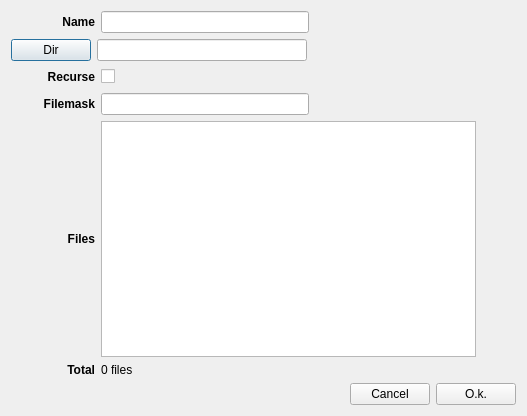
<?xml version="1.0" encoding="UTF-8"?>
<ui version="4.0">
 <class>DirSourceDialog</class>
 <widget class="QDialog" name="DirSourceDialog">
  <property name="geometry">
   <rect>
    <x>0</x>
    <y>0</y>
    <width>527</width>
    <height>416</height>
   </rect>
  </property>
  <property name="windowTitle">
   <string>Dir source configuration</string>
  </property>
  <layout class="QVBoxLayout" name="verticalLayout">
   <item>
    <layout class="QHBoxLayout" name="IconLayout"/>
   </item>
   <item>
    <layout class="QHBoxLayout" name="horizontalLayout_2">
     <item>
      <widget class="QLabel" name="label">
       <property name="sizePolicy">
        <sizepolicy hsizetype="MinimumExpanding" vsizetype="Preferred">
         <horstretch>0</horstretch>
         <verstretch>0</verstretch>
        </sizepolicy>
       </property>
       <property name="maximumSize">
        <size>
         <width>84</width>
         <height>16777215</height>
        </size>
       </property>
       <property name="font">
        <font>
         <weight>75</weight>
         <bold>true</bold>
        </font>
       </property>
       <property name="text">
        <string>Name</string>
       </property>
       <property name="alignment">
        <set>Qt::AlignRight|Qt::AlignTrailing|Qt::AlignVCenter</set>
       </property>
      </widget>
     </item>
     <item>
      <widget class="QLineEdit" name="NameLineEdit"/>
     </item>
     <item>
      <spacer name="horizontalSpacer">
       <property name="orientation">
        <enum>Qt::Horizontal</enum>
       </property>
       <property name="sizeHint" stdset="0">
        <size>
         <width>40</width>
         <height>20</height>
        </size>
       </property>
      </spacer>
     </item>
    </layout>
   </item>
   <item>
    <layout class="QHBoxLayout" name="horizontalLayout">
     <item>
      <widget class="QPushButton" name="DirSelectPushButton">
       <property name="text">
        <string>Dir</string>
       </property>
      </widget>
     </item>
     <item>
      <widget class="QLineEdit" name="TargetLineEdit"/>
     </item>
     <item>
      <spacer name="horizontalSpacer_3">
       <property name="orientation">
        <enum>Qt::Horizontal</enum>
       </property>
       <property name="sizeHint" stdset="0">
        <size>
         <width>40</width>
         <height>20</height>
        </size>
       </property>
      </spacer>
     </item>
    </layout>
   </item>
   <item>
    <layout class="QHBoxLayout" name="horizontalLayout_6">
     <item>
      <widget class="QLabel" name="label_2">
       <property name="sizePolicy">
        <sizepolicy hsizetype="MinimumExpanding" vsizetype="Preferred">
         <horstretch>0</horstretch>
         <verstretch>0</verstretch>
        </sizepolicy>
       </property>
       <property name="maximumSize">
        <size>
         <width>84</width>
         <height>16777215</height>
        </size>
       </property>
       <property name="font">
        <font>
         <weight>75</weight>
         <bold>true</bold>
        </font>
       </property>
       <property name="text">
        <string>Recurse</string>
       </property>
       <property name="alignment">
        <set>Qt::AlignRight|Qt::AlignTrailing|Qt::AlignVCenter</set>
       </property>
      </widget>
     </item>
     <item>
      <widget class="QCheckBox" name="RecurseCheckBox">
       <property name="text">
        <string/>
       </property>
      </widget>
     </item>
     <item>
      <spacer name="horizontalSpacer_5">
       <property name="orientation">
        <enum>Qt::Horizontal</enum>
       </property>
       <property name="sizeHint" stdset="0">
        <size>
         <width>40</width>
         <height>20</height>
        </size>
       </property>
      </spacer>
     </item>
    </layout>
   </item>
   <item>
    <layout class="QHBoxLayout" name="horizontalLayout_7">
     <item>
      <widget class="QLabel" name="label_3">
       <property name="sizePolicy">
        <sizepolicy hsizetype="MinimumExpanding" vsizetype="Preferred">
         <horstretch>0</horstretch>
         <verstretch>0</verstretch>
        </sizepolicy>
       </property>
       <property name="maximumSize">
        <size>
         <width>84</width>
         <height>16777215</height>
        </size>
       </property>
       <property name="font">
        <font>
         <weight>75</weight>
         <bold>true</bold>
        </font>
       </property>
       <property name="text">
        <string>Filemask</string>
       </property>
       <property name="alignment">
        <set>Qt::AlignRight|Qt::AlignTrailing|Qt::AlignVCenter</set>
       </property>
      </widget>
     </item>
     <item>
      <widget class="QLineEdit" name="FileMaskLineEdit"/>
     </item>
     <item>
      <spacer name="horizontalSpacer_6">
       <property name="orientation">
        <enum>Qt::Horizontal</enum>
       </property>
       <property name="sizeHint" stdset="0">
        <size>
         <width>40</width>
         <height>20</height>
        </size>
       </property>
      </spacer>
     </item>
    </layout>
   </item>
   <item>
    <layout class="QHBoxLayout" name="horizontalLayout_4">
     <item>
      <widget class="QLabel" name="labelFile">
       <property name="sizePolicy">
        <sizepolicy hsizetype="MinimumExpanding" vsizetype="Preferred">
         <horstretch>0</horstretch>
         <verstretch>0</verstretch>
        </sizepolicy>
       </property>
       <property name="maximumSize">
        <size>
         <width>84</width>
         <height>16777215</height>
        </size>
       </property>
       <property name="font">
        <font>
         <weight>75</weight>
         <bold>true</bold>
        </font>
       </property>
       <property name="text">
        <string>Files</string>
       </property>
       <property name="alignment">
        <set>Qt::AlignRight|Qt::AlignTrailing|Qt::AlignVCenter</set>
       </property>
      </widget>
     </item>
     <item>
      <widget class="QListWidget" name="FileListWidget">
       <property name="sizePolicy">
        <sizepolicy hsizetype="MinimumExpanding" vsizetype="Expanding">
         <horstretch>0</horstretch>
         <verstretch>0</verstretch>
        </sizepolicy>
       </property>
      </widget>
     </item>
     <item>
      <spacer name="horizontalSpacer_4">
       <property name="orientation">
        <enum>Qt::Horizontal</enum>
       </property>
       <property name="sizeType">
        <enum>QSizePolicy::Minimum</enum>
       </property>
       <property name="sizeHint" stdset="0">
        <size>
         <width>40</width>
         <height>20</height>
        </size>
       </property>
      </spacer>
     </item>
    </layout>
   </item>
   <item>
    <layout class="QHBoxLayout" name="horizontalLayout_5">
     <item>
      <widget class="QLabel" name="label_4">
       <property name="sizePolicy">
        <sizepolicy hsizetype="Fixed" vsizetype="Preferred">
         <horstretch>1</horstretch>
         <verstretch>0</verstretch>
        </sizepolicy>
       </property>
       <property name="maximumSize">
        <size>
         <width>84</width>
         <height>16777215</height>
        </size>
       </property>
       <property name="font">
        <font>
         <weight>75</weight>
         <bold>true</bold>
        </font>
       </property>
       <property name="text">
        <string>Total</string>
       </property>
       <property name="alignment">
        <set>Qt::AlignRight|Qt::AlignTrailing|Qt::AlignVCenter</set>
       </property>
      </widget>
     </item>
     <item>
      <widget class="QLabel" name="FileCountLabel">
       <property name="sizePolicy">
        <sizepolicy hsizetype="MinimumExpanding" vsizetype="Preferred">
         <horstretch>2</horstretch>
         <verstretch>0</verstretch>
        </sizepolicy>
       </property>
       <property name="maximumSize">
        <size>
         <width>16777215</width>
         <height>16777215</height>
        </size>
       </property>
       <property name="text">
        <string>0 files</string>
       </property>
      </widget>
     </item>
    </layout>
   </item>
   <item>
    <layout class="QHBoxLayout" name="horizontalLayout_3">
     <item>
      <spacer name="horizontalSpacer_2">
       <property name="orientation">
        <enum>Qt::Horizontal</enum>
       </property>
       <property name="sizeHint" stdset="0">
        <size>
         <width>40</width>
         <height>20</height>
        </size>
       </property>
      </spacer>
     </item>
     <item>
      <widget class="QPushButton" name="CancelPushButton">
       <property name="text">
        <string>Cancel</string>
       </property>
      </widget>
     </item>
     <item>
      <widget class="QPushButton" name="OkPushButton">
       <property name="text">
        <string>O.k.</string>
       </property>
      </widget>
     </item>
    </layout>
   </item>
  </layout>
 </widget>
 <resources/>
 <connections/>
</ui>
